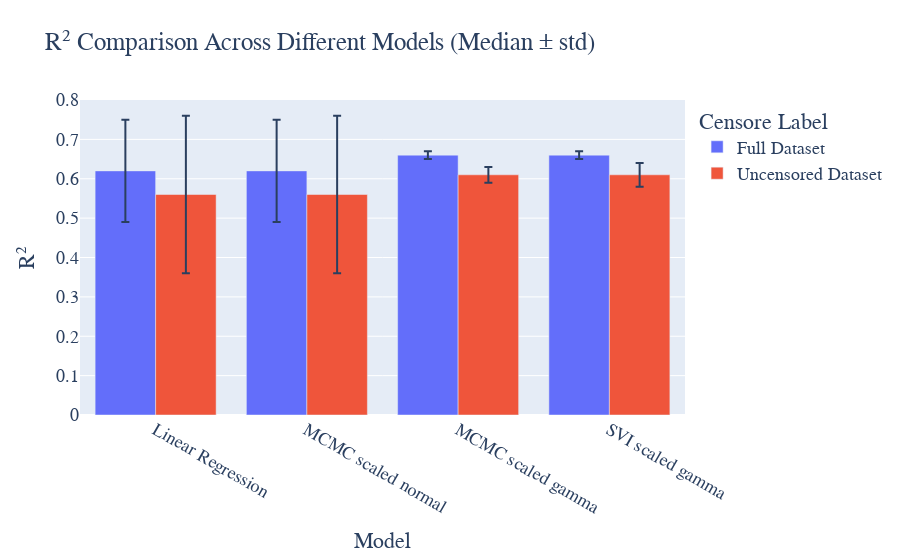

Notebook code for this chart:
### Code cell
import plotly.graph_objects as go
models = positive_censored_grouped_df['model']

fig = go.Figure(data=[
    go.Bar(name='Full Dataset', 
           x=positive_censored_grouped_df['model'], 
           y=np.round(positive_censored_grouped_df['value']['median'], 2), 
           error_y={"array":np.round(positive_censored_grouped_df['value']['std'], 2)}),
    go.Bar(name='Uncensored Dataset', 
           x=positive_uncensored_grouped_df['model'], 
           y=round(positive_uncensored_grouped_df['value']['median'], 2), 
           error_y={"array":np.round(positive_uncensored_grouped_df['value']['std'],2)})
])
# Change the bar mode
fig.update_layout(barmode='group', 
                  title_text="R² Comparison Across Different Models (Median ± std)",
                  xaxis_title="Model",
                  yaxis_title="R²",
                  legend_title="Censore Label",
                  font=dict(
                      family="Courier New, monospace",
                      size=18)
                 )
#fig.update_yaxes(range=(-1.5, 1.0))
fig.write_html('images/r_squared2.html')
fig.show()

### Figure 1 — Plotly figure (JSON) as saved in the notebook; plotly's stock layout.template omitted (floating-point values rounded to 4 significant figures)
{"data": [{"error_y": {"array": [0.13, 0.13, 0.01, 0.01]}, "name": "Full Dataset", "type": "bar", "x": ["Linear Regression", "MCMC scaled normal", "MCMC scaled gamma", "SVI scaled gamma"], "y": [0.62, 0.62, 0.66, 0.66]}, {"error_y": {"array": [0.2, 0.02, 0.2, 0.03]}, "name": "Uncensored Dataset", "type": "bar", "x": ["Linear Regression", "MCMC scaled gamma", "MCMC scaled normal", "SVI scaled gamma"], "y": [0.56, 0.61, 0.56, 0.61]}], "layout": {"barmode": "group", "font": {"family": "Courier New, monospace", "size": 18}, "legend": {"title": {"text": "Censore Label"}}, "title": {"text": "R² Comparison Across Different Models (Median ± std)"}, "xaxis": {"title": {"text": "Model"}}, "yaxis": {"title": {"text": "R²"}}}}
